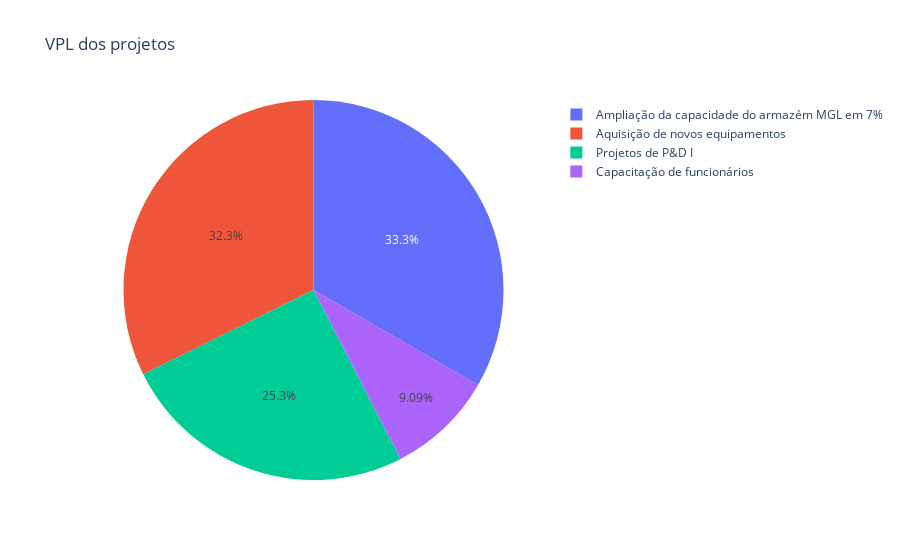
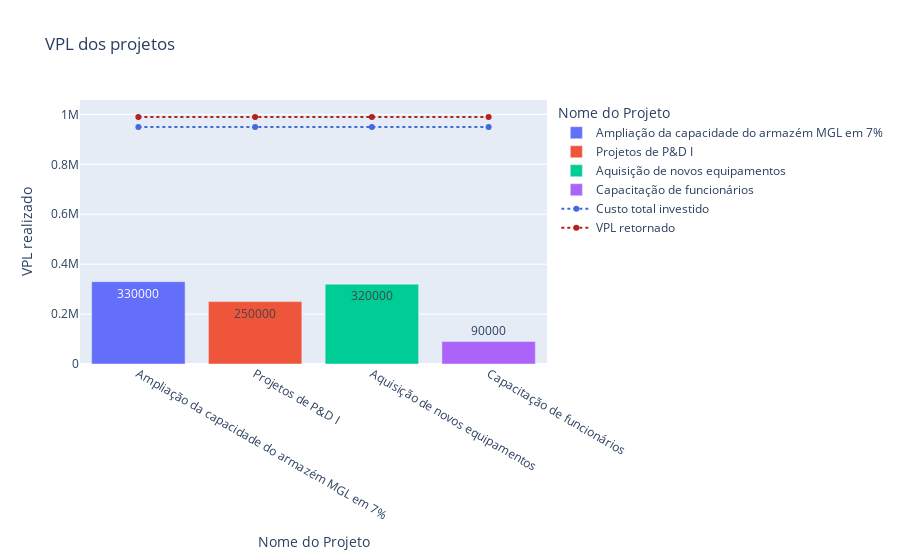

Notebook code for these charts, in order:
### Code cell
#Criando gráfico dos VPLS totais de investimento




fig_vpl_total = px.pie(df_sol_Y, values='VPL realizado', 
                names='Nome do Projeto', title="VPL dos projetos")

fig_vpl_total.show()

fig_analise_vpl = px.bar(df_sol_Y, x="Nome do Projeto", y="VPL realizado", text = "VPL realizado", color = "Nome do Projeto",title="VPL dos projetos")



# Total investido
fig_analise_vpl.add_trace(go.Scatter(x=df_sol_Y["Nome do Projeto"], y=[total_investido for nome in df_sol_Y["Nome do Projeto"] ],
                    line=dict(color='royalblue', width=2, dash='dot'),
                    name='Custo total investido'))
    
# VPL retornado
fig_analise_vpl.add_trace(go.Scatter(x=df_sol_Y["Nome do Projeto"], y=[vpl_total for nome in df_sol_Y["Nome do Projeto"] ],
                    line = dict(color='firebrick', width=2, dash='dot'),
                    name='VPL retornado'))



fig_analise_vpl.show()

### Figure 1 — Plotly figure (JSON) as saved in the notebook; plotly's stock layout.template omitted (floating-point values rounded to 4 significant figures)
{"data": [{"domain": {"x": [0, 1], "y": [0, 1]}, "hovertemplate": "Nome do Projeto=%{label}<br>VPL realizado=%{value}<extra></extra>", "labels": ["Ampliação da capacidade do armazém MGL em 7%", "Projetos de P&D I", "Aquisição de novos equipamentos", "Capacitação de funcionários"], "legendgroup": "", "name": "", "showlegend": true, "type": "pie", "values": [330000, 250000, 320000, 90000]}], "layout": {"legend": {"tracegroupgap": 0}, "title": {"text": "VPL dos projetos"}}}

### Figure 2 — Plotly figure (JSON) as saved in the notebook; plotly's stock layout.template omitted (floating-point values rounded to 4 significant figures)
{"data": [{"alignmentgroup": "True", "hovertemplate": "Nome do Projeto=%{x}<br>VPL realizado=%{text}<extra></extra>", "legendgroup": "Ampliação da capacidade do armazém MGL em 7%", "marker": {"color": "#636efa", "pattern": {"shape": ""}}, "name": "Ampliação da capacidade do armazém MGL em 7%", "offsetgroup": "Ampliação da capacidade do armazém MGL em 7%", "orientation": "v", "showlegend": true, "text": [330000], "textposition": "auto", "type": "bar", "x": ["Ampliação da capacidade do armazém MGL em 7%"], "xaxis": "x", "y": [330000], "yaxis": "y"}, {"alignmentgroup": "True", "hovertemplate": "Nome do Projeto=%{x}<br>VPL realizado=%{text}<extra></extra>", "legendgroup": "Projetos de P&D I", "marker": {"color": "#EF553B", "pattern": {"shape": ""}}, "name": "Projetos de P&D I", "offsetgroup": "Projetos de P&D I", "orientation": "v", "showlegend": true, "text": [250000], "textposition": "auto", "type": "bar", "x": ["Projetos de P&D I"], "xaxis": "x", "y": [250000], "yaxis": "y"}, {"alignmentgroup": "True", "hovertemplate": "Nome do Projeto=%{x}<br>VPL realizado=%{text}<extra></extra>", "legendgroup": "Aquisição de novos equipamentos", "marker": {"color": "#00cc96", "pattern": {"shape": ""}}, "name": "Aquisição de novos equipamentos", "offsetgroup": "Aquisição de novos equipamentos", "orientation": "v", "showlegend": true, "text": [320000], "textposition": "auto", "type": "bar", "x": ["Aquisição de novos equipamentos"], "xaxis": "x", "y": [320000], "yaxis": "y"}, {"alignmentgroup": "True", "hovertemplate": "Nome do Projeto=%{x}<br>VPL realizado=%{text}<extra></extra>", "legendgroup": "Capacitação de funcionários", "marker": {"color": "#ab63fa", "pattern": {"shape": ""}}, "name": "Capacitação de funcionários", "offsetgroup": "Capacitação de funcionários", "orientation": "v", "showlegend": true, "text": [90000], "textposition": "auto", "type": "bar", "x": ["Capacitação de funcionários"], "xaxis": "x", "y": [90000], "yaxis": "y"}, {"line": {"color": "royalblue", "dash": "dot", "width": 2}, "name": "Custo total investido", "type": "scatter", "x": ["Ampliação da capacidade do armazém MGL em 7%", "Projetos de P&D I", "Aquisição de novos equipamentos", "Capacitação de funcionários"], "y": [950000, 950000, 950000, 950000]}, {"line": {"color": "firebrick", "dash": "dot", "width": 2}, "name": "VPL retornado", "type": "scatter", "x": ["Ampliação da capacidade do armazém MGL em 7%", "Projetos de P&D I", "Aquisição de novos equipamentos", "Capacitação de funcionários"], "y": [990000, 990000, 990000, 990000]}], "layout": {"barmode": "relative", "legend": {"title": {"text": "Nome do Projeto"}, "tracegroupgap": 0}, "title": {"text": "VPL dos projetos"}, "xaxis": {"anchor": "y", "categoryarray": ["Ampliação da capacidade do armazém MGL em 7%", "Projetos de P&D I", "Aquisição de novos equipamentos", "Capacitação de funcionários"], "categoryorder": "array", "domain": [0, 1], "title": {"text": "Nome do Projeto"}}, "yaxis": {"anchor": "x", "domain": [0, 1], "title": {"text": "VPL realizado"}}}}
